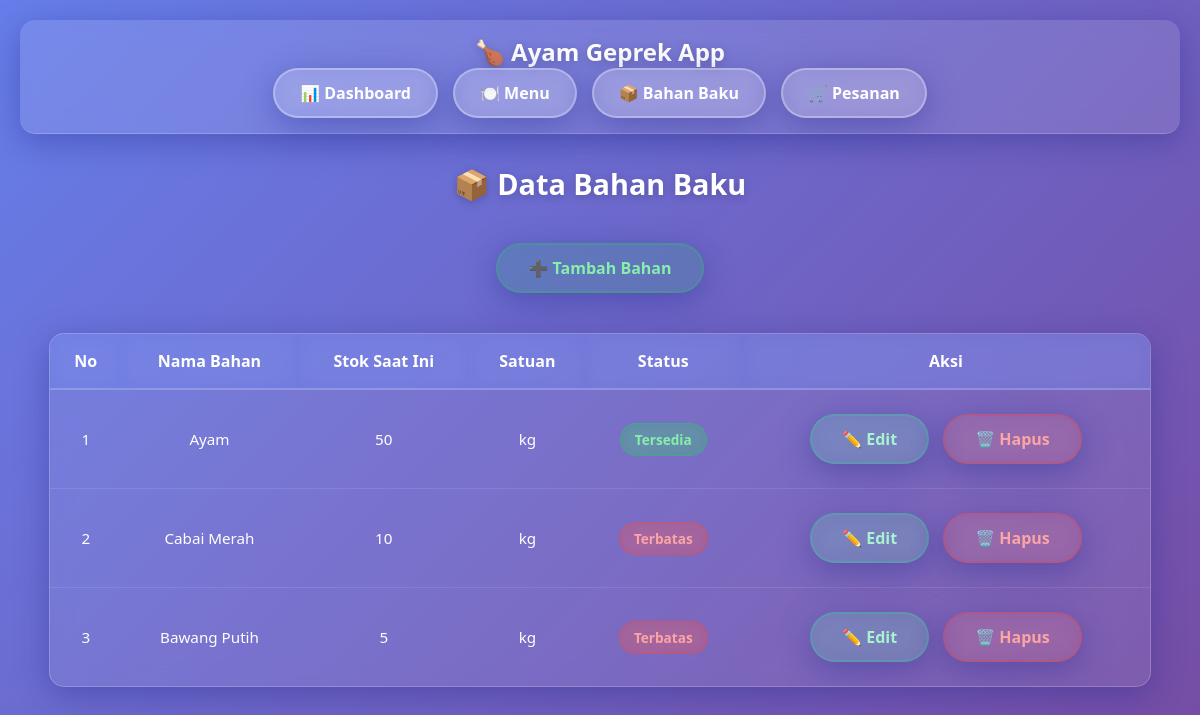
Page /bahan/bahan.php on the committed database.
### tables this page shows
CREATE TABLE Bahan_Baku (
    id_bahan INT AUTO_INCREMENT PRIMARY KEY,
    nama_bahan VARCHAR(100),
    stok_saat_ini INT,
    satuan VARCHAR(50)
);

### bahan/bahan.php (the view)
<?php include '../header.php'; ?>
<?php include '../koneksi.php'; ?>
<h2>📦 Data Bahan Baku</h2>
<div style="text-align: center; margin: 20px 0;">
    <a href="bahan_tambah.php" class="btn" style="background: rgba(34, 197, 94, 0.15); border: 2px solid rgba(34, 197, 94, 0.3); color: #86efac;">➕ Tambah Bahan</a>
</div>
<table>
    <thead>
        <tr>
            <th>No</th>
            <th>Nama Bahan</th>
            <th>Stok Saat Ini</th>
            <th>Satuan</th>
            <th>Status</th>
            <th>Aksi</th>
        </tr>
    </thead>
    <tbody>
        <?php
        $data = mysqli_query($conn, "SELECT * FROM Bahan_Baku");
        $no = 1;
        while($d = mysqli_fetch_array($data)){
            $status = $d['stok_saat_ini'] > 10 ? 'Tersedia' : 'Terbatas';
            $badge = $d['stok_saat_ini'] > 10 ? 'badge-stok-tinggi' : 'badge-stok-rendah';
        ?>
        <tr>
            <td><?= $no++; ?></td>
            <td><?= $d['nama_bahan']; ?></td>
            <td><?= $d['stok_saat_ini']; ?></td>
            <td><?= $d['satuan']; ?></td>
            <td><span class="badge <?= $badge; ?>"><?= $status; ?></span></td>
            <td>
                <a href="bahan_edit.php?id=<?= $d['id_bahan']; ?>" class="btn btn-edit">✏️ Edit</a>
                <a href="bahan_hapus.php?id=<?= $d['id_bahan']; ?>" class="btn btn-delete" onclick="return confirm('Yakin ingin menghapus?')">🗑️ Hapus</a>
            </td>
        </tr>
        <?php } ?>
    </tbody>
</table>
<?php include '../footer.php'; ?>

### header.php (shortened to what this page needs)
<!DOCTYPE html>
<html lang="id">
<head>
    <link rel="stylesheet" href="../style.css">
</head>
<body>
    <header>
        <h1>🍗 Ayam Geprek App</h1>
        <nav class="menu">
            <li><a href="../index.php">📊 Dashboard</a></li>
            <li><a href="../menu/menu.php">🍽️ Menu</a></li>
            <li><a href="../bahan/bahan.php">📦 Bahan Baku</a></li>
            <li><a href="../pesanan/pesanan.php">🛒 Pesanan</a></li>
        </nav>
    </header>
    <div class="content">

### footer.php
    </div>
</body>
</html>

### style.css (style rules this page uses)
* { margin: 0; padding: 0; box-sizing: border-box; }
body { font-family: 'Segoe UI', Tahoma, Geneva, Verdana, sans-serif; background: linear-gradient(135deg, #667eea 0%, #764ba2 100%); min-height: 100vh; color: #333; padding: 20px; }
h1, h2 { text-align: center; margin-bottom: 30px; color: white; text-shadow: 0 2px 10px rgba(0, 0, 0, 0.2); font-size: 2.2rem; }
h2 { font-size: 1.8rem; }
header { background: rgba(255, 255, 255, 0.1); backdrop-filter: blur(10px); -webkit-backdrop-filter: blur(10px); border-bottom: 1px solid rgba(255, 255, 255, 0.2); padding: 15px 30px; margin-bottom: 30px; border-radius: 15px; box-shadow: 0 8px 32px 0 rgba(31, 38, 135, 0.37); }
header h1 { font-size: 1.5rem; margin-bottom: 0; }
.menu { display: flex; justify-content: center; gap: 15px; flex-wrap: wrap; list-style: none; }
.menu li { list-style: none; }
.menu a { display: inline-flex; justify-content: center; align-items: center; padding: 12px 25px; background: rgba(255, 255, 255, 0.15); backdrop-filter: blur(10px); -webkit-backdrop-filter: blur(10px); color: white; border: 2px solid rgba(255, 255, 255, 0.3); border-radius: 25px; font-weight: 600; font-size: 1rem; text-decoration: none; transition: all 0.3s ease; cursor: pointer; box-shadow: 0 8px 32px 0 rgba(31, 38, 135, 0.37); }
.container, .content { width: 95%; max-width: 1200px; margin: 0 auto; }
button, .btn { padding: 12px 30px; margin: 10px 5px; background: rgba(255, 255, 255, 0.15); backdrop-filter: blur(10px); -webkit-backdrop-filter: blur(10px); border: 2px solid rgba(255, 255, 255, 0.3); color: white; border-radius: 25px; cursor: pointer; font-weight: 600; font-size: 1rem; transition: all 0.3s ease; display: inline-block; text-decoration: none; box-shadow: 0 8px 32px 0 rgba(31, 38, 135, 0.37); }
.btn-edit { background: rgba(52, 211, 153, 0.15); border: 2px solid rgba(52, 211, 153, 0.3); color: #a7f3d0; }
.btn-delete { background: rgba(239, 68, 68, 0.15); border: 2px solid rgba(239, 68, 68, 0.3); color: #fca5a5; }
table { width: 100%; margin: 30px auto; border-collapse: separate; border-spacing: 0; background: rgba(255, 255, 255, 0.08); backdrop-filter: blur(10px); -webkit-backdrop-filter: blur(10px); border: 1px solid rgba(255, 255, 255, 0.2); border-radius: 15px; overflow: hidden; box-shadow: 0 8px 32px 0 rgba(31, 38, 135, 0.37); }
th { background: rgba(102, 126, 234, 0.4); backdrop-filter: blur(10px); -webkit-backdrop-filter: blur(10px); color: white; padding: 16px; text-align: center; font-weight: 700; border-bottom: 2px solid rgba(255, 255, 255, 0.2); font-size: 1rem; }
td { padding: 14px 16px; text-align: center; color: white; border-bottom: 1px solid rgba(255, 255, 255, 0.1); font-size: 0.95rem; }
tr:last-child td { border-bottom: none; }
.badge { display: inline-block; padding: 6px 14px; border-radius: 20px; font-weight: 600; font-size: 0.85rem; backdrop-filter: blur(10px); }
.badge-stok-tinggi { background: rgba(34, 197, 94, 0.3); color: #86efac; border: 1px solid rgba(34, 197, 94, 0.5); }
.badge-stok-rendah { background: rgba(239, 68, 68, 0.3); color: #fca5a5; border: 1px solid rgba(239, 68, 68, 0.5); }

### rows in the picture
bahan_baku: nama_bahan "Ayam", stok_saat_ini "50", satuan "kg", stok_saat_ini "Tersedia"
bahan_baku: nama_bahan "Cabai Merah", stok_saat_ini "10", satuan "kg", stok_saat_ini "Terbatas"
bahan_baku: nama_bahan "Bawang Putih", stok_saat_ini "5", satuan "kg", stok_saat_ini "Terbatas"
